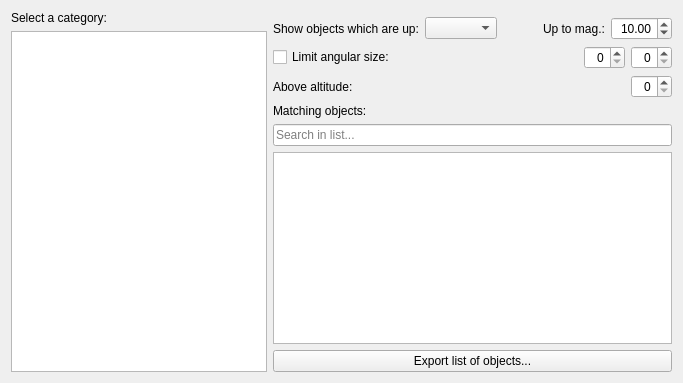
        <widget class="QWidget" name="stackedWidgetPage6">
         <layout class="QGridLayout" name="gridLayout">
          <item row="0" column="0" rowspan="2">
           <layout class="QVBoxLayout" name="verticalLayout_3">
            <item>
             <widget class="QLabel" name="label_3">
              <property name="text">
               <string>Select a category:</string>
              </property>
             </widget>
            </item>
            <item>
             <widget class="QListWidget" name="wutCategoryListWidget">
              <property name="sizePolicy">
               <sizepolicy hsizetype="Minimum" vsizetype="Expanding">
                <horstretch>0</horstretch>
                <verstretch>0</verstretch>
               </sizepolicy>
              </property>
             </widget>
            </item>
           </layout>
          </item>
          <item row="1" column="1">
           <layout class="QVBoxLayout" name="verticalLayout_5">
            <item>
             <layout class="QGridLayout" name="gridLayout_26">
              <item row="2" column="0">
               <widget class="QLabel" name="label_6">
                <property name="sizePolicy">
                 <sizepolicy hsizetype="MinimumExpanding" vsizetype="Preferred">
                  <horstretch>0</horstretch>
                  <verstretch>0</verstretch>
                 </sizepolicy>
                </property>
                <property name="text">
                 <string>Above altitude:</string>
                </property>
               </widget>
              </item>
              <item row="1" column="1">
               <widget class="AngleSpinBox" name="wutAngularSizeLimitMinSpinBox">
                <property name="enabled">
                 <bool>true</bool>
                </property>
                <property name="toolTip">
                 <string>Minimal angular size for visible celestial objects</string>
                </property>
                <property name="alignment">
                 <set>Qt::AlignRight|Qt::AlignTrailing|Qt::AlignVCenter</set>
                </property>
               </widget>
              </item>
              <item row="1" column="2">
               <widget class="AngleSpinBox" name="wutAngularSizeLimitMaxSpinBox">
                <property name="enabled">
                 <bool>true</bool>
                </property>
                <property name="toolTip">
                 <string>Maximum angular size for visible celestial objects</string>
                </property>
                <property name="alignment">
                 <set>Qt::AlignRight|Qt::AlignTrailing|Qt::AlignVCenter</set>
                </property>
               </widget>
              </item>
              <item row="2" column="2">
               <widget class="AngleSpinBox" name="wutAltitudeMinSpinBox">
                <property name="alignment">
                 <set>Qt::AlignRight|Qt::AlignTrailing|Qt::AlignVCenter</set>
                </property>
               </widget>
              </item>
              <item row="1" column="0">
               <widget class="QCheckBox" name="wutAngularSizeLimitCheckBox">
                <property name="sizePolicy">
                 <sizepolicy hsizetype="MinimumExpanding" vsizetype="Fixed">
                  <horstretch>0</horstretch>
                  <verstretch>0</verstretch>
                 </sizepolicy>
                </property>
                <property name="toolTip">
                 <string>Set limits for angular size for visible celestial objects</string>
                </property>
                <property name="text">
                 <string>Limit angular size:</string>
                </property>
               </widget>
              </item>
              <item row="3" column="0">
               <widget class="QLabel" name="label_4">
                <property name="text">
                 <string>Matching objects:</string>
                </property>
               </widget>
              </item>
              <item row="0" column="0" colspan="3">
               <layout class="QHBoxLayout" name="horizontalLayout_12">
                <item>
                 <widget class="QLabel" name="wutTimeIntervalLabel">
                  <property name="text">
                   <string>Show objects which are up:</string>
                  </property>
                 </widget>
                </item>
                <item>
                 <widget class="QComboBox" name="wutComboBox"/>
                </item>
                <item>
                 <spacer name="horizontalSpacer_10">
                  <property name="orientation">
                   <enum>Qt::Horizontal</enum>
                  </property>
                  <property name="sizeHint" stdset="0">
                   <size>
                    <width>40</width>
                    <height>20</height>
                   </size>
                  </property>
                 </spacer>
                </item>
                <item>
                 <widget class="QLabel" name="label_2">
                  <property name="toolTip">
                   <string>Show objects brighter than magnitude</string>
                  </property>
                  <property name="text">
                   <string>Up to mag.:</string>
                  </property>
                 </widget>
                </item>
                <item>
                 <widget class="QDoubleSpinBox" name="wutMagnitudeDoubleSpinBox">
                  <property name="alignment">
                   <set>Qt::AlignRight|Qt::AlignTrailing|Qt::AlignVCenter</set>
                  </property>
                  <property name="minimum">
                   <double>-21.000000000000000</double>
                  </property>
                  <property name="maximum">
                   <double>21.000000000000000</double>
                  </property>
                  <property name="value">
                   <double>10.000000000000000</double>
                  </property>
                 </widget>
                </item>
               </layout>
              </item>
             </layout>
            </item>
            <item>
             <widget class="QLineEdit" name="wutMatchingObjectsLineEdit">
              <property name="placeholderText">
               <string>Search in list...</string>
              </property>
             </widget>
            </item>
            <item>
             <widget class="QTreeWidget" name="wutMatchingObjectsTreeWidget">
              <property name="editTriggers">
               <set>QAbstractItemView::NoEditTriggers</set>
              </property>
              <property name="rootIsDecorated">
               <bool>false</bool>
              </property>
              <property name="uniformRowHeights">
               <bool>true</bool>
              </property>
              <property name="itemsExpandable">
               <bool>false</bool>
              </property>
              <property name="sortingEnabled">
               <bool>true</bool>
              </property>
              <property name="columnCount">
               <number>0</number>
              </property>
             </widget>
            </item>
            <item>
             <widget class="QPushButton" name="saveObjectsButton">
              <property name="text">
               <string>Export list of objects...</string>
              </property>
             </widget>
            </item>
           </layout>
          </item>
         </layout>
        </widget>
